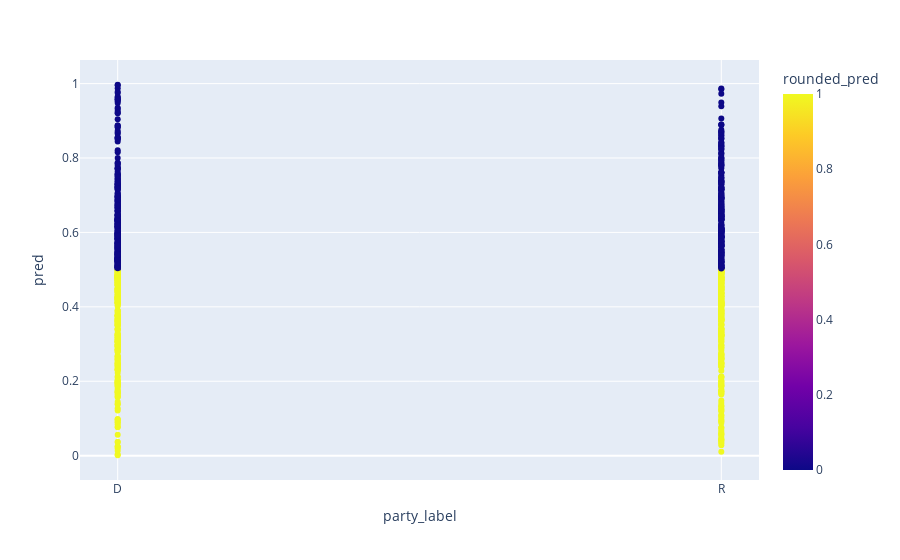

The code cell stored with this chart in its notebook:
### Code cell
import plotly.express as px
fig = px.scatter(nicky_df.sample(1000), x = 'party_label', y = 'pred', color = 'rounded_pred' ,hover_data= ['party_label','speaker','quotation'])
fig.show()

### Figure 1 — Plotly figure (JSON) as saved in the notebook; plotly's stock layout.template omitted (floating-point values rounded to 4 significant figures; data arrays with more than 128 entries replaced by an {"elided": "..."} marker saying what was removed)
{"data": [{"customdata": {"elided": "1000x2 str values"}, "hovertemplate": "party_label=%{x}<br>pred=%{y}<br>speaker=%{customdata[0]}<br>quotation=%{customdata[1]}<br>rounded_pred=%{marker.color}<extra></extra>", "legendgroup": "", "marker": {"color": {"elided": "1000 int values"}, "coloraxis": "coloraxis", "symbol": "circle"}, "mode": "markers", "name": "", "orientation": "v", "showlegend": false, "type": "scatter", "x": {"elided": "1000 str values"}, "xaxis": "x", "y": {"elided": "1000 float values"}, "yaxis": "y"}], "layout": {"coloraxis": {"colorbar": {"title": {"text": "rounded_pred"}}, "colorscale": [[0, "#0d0887"], [0.1111, "#46039f"], [0.2222, "#7201a8"], [0.3333, "#9c179e"], [0.4444, "#bd3786"], [0.5556, "#d8576b"], [0.6667, "#ed7953"], [0.7778, "#fb9f3a"], [0.8889, "#fdca26"], [1, "#f0f921"]]}, "legend": {"tracegroupgap": 0}, "margin": {"t": 60}, "xaxis": {"anchor": "y", "domain": [0, 1], "title": {"text": "party_label"}}, "yaxis": {"anchor": "x", "domain": [0, 1], "title": {"text": "pred"}}}}
